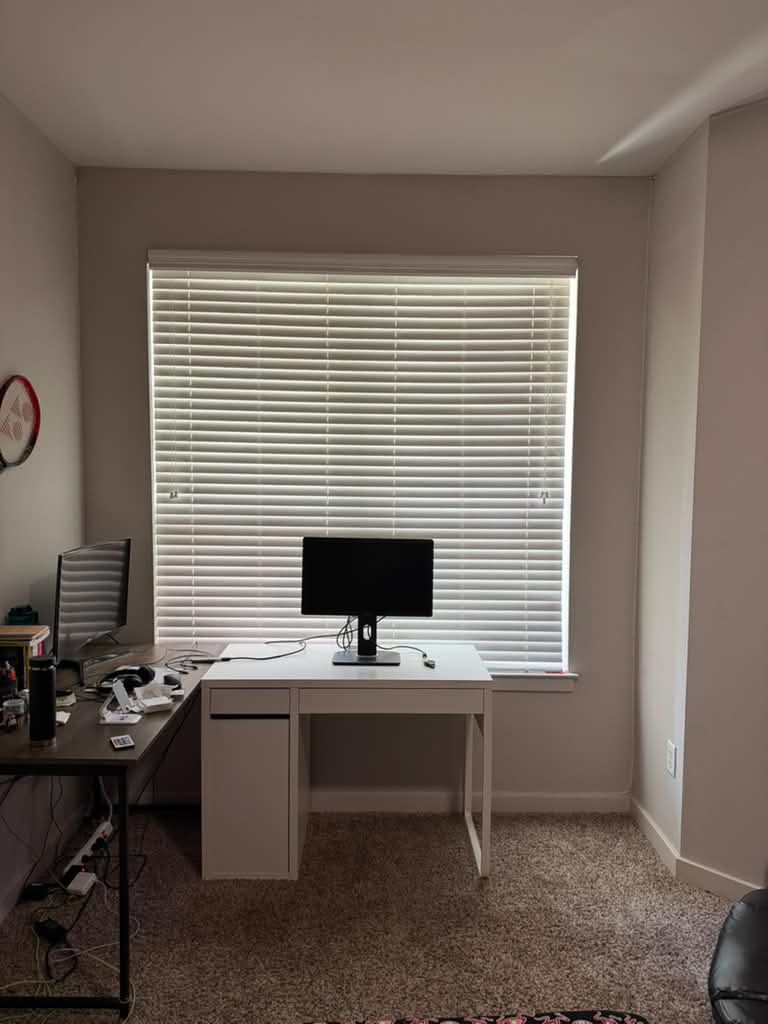
#> input picture module3/sample_images/test_image.jpg, 768 x 1024 px
$ python module3_filtering.py
#> lines starting #> are read from the running program, lines starting #| are printed output that depends on the picture
import cv2
import numpy as np
from pathlib import Path


# ============================================================
# CSc 8830 - Computer Vision
# Module 3 Assignment
#
# Image Blurring:
# Spatial Domain Convolution vs Fourier Domain Multiplication
#
# This file supports:
# 1. Standalone desktop execution
# 2. Import from the existing Streamlit web application
# ============================================================


# ============================================================
# PROJECT PATHS
# ============================================================

BASE_DIR = Path(__file__).resolve().parent

IMAGE_PATH = (
    BASE_DIR
    / "sample_images"
    / "test_image.jpg"
)

OUTPUT_DIR = (
    BASE_DIR
    / "outputs"
)

OUTPUT_DIR.mkdir(
    parents=True,
    exist_ok=True
)


# ============================================================
# CREATE NORMALIZED BOX KERNEL
# ============================================================

def create_box_kernel(kernel_size):
    """
    Create a normalized square box-blur kernel.

    The sum of all kernel values is 1.0.
    """

    kernel = np.ones(
        (
            kernel_size,
            kernel_size
        ),
        dtype=np.float64
    )

    kernel = (
        kernel
        / np.sum(kernel)
    )

    return kernel


# ============================================================
# SPATIAL DOMAIN FILTERING
# ============================================================

def spatial_filter(
    image_data,
    kernel
):
    """
    Apply image blurring directly in the spatial domain.

    For the symmetric box kernel used here,
    cv2.filter2D gives the same result as convolution.
    """

    result = cv2.filter2D(
        image_data,
        ddepth=-1,
        kernel=kernel,
        borderType=cv2.BORDER_CONSTANT
    )

    return result


# ============================================================
# FOURIER DOMAIN FILTERING
# ============================================================

def fourier_filter(
    image_data,
    kernel
):
    """
    Apply equivalent linear convolution in the
    Fourier domain.

    Spatial convolution:
        f(x,y) * h(x,y)

    Fourier equivalent:
        F(u,v) H(u,v)
    """

    image_height, image_width = (
        image_data.shape
    )

    kernel_height, kernel_width = (
        kernel.shape
    )


    # --------------------------------------------------------
    # FULL SIZE FOR LINEAR CONVOLUTION
    # --------------------------------------------------------

    fft_height = (
        image_height
        + kernel_height
        - 1
    )

    fft_width = (
        image_width
        + kernel_width
        - 1
    )


    # --------------------------------------------------------
    # FFT OF IMAGE
    # --------------------------------------------------------

    image_fft = np.fft.fft2(
        image_data,
        s=(
            fft_height,
            fft_width
        )
    )


    # --------------------------------------------------------
    # FFT OF KERNEL
    # --------------------------------------------------------

    kernel_fft = np.fft.fft2(
        kernel,
        s=(
            fft_height,
            fft_width
        )
    )


    # --------------------------------------------------------
    # MULTIPLICATION IN FREQUENCY DOMAIN
    # --------------------------------------------------------

    frequency_product = (
        image_fft
        * kernel_fft
    )


    # --------------------------------------------------------
    # INVERSE FFT
    # --------------------------------------------------------

    full_result = np.fft.ifft2(
        frequency_product
    )

    full_result = np.real(
        full_result
    )


    # --------------------------------------------------------
    # CROP BACK TO ORIGINAL IMAGE SIZE
    # --------------------------------------------------------

    offset_y = (
        kernel_height // 2
    )

    offset_x = (
        kernel_width // 2
    )

    cropped_result = full_result[
        offset_y:
        offset_y + image_height,

        offset_x:
        offset_x + image_width
    ]

    return cropped_result


# ============================================================
# FOURIER MAGNITUDE SPECTRUM
# ============================================================

def get_fourier_spectrum(
    image_data
):
    """
    Compute centered logarithmic Fourier magnitude spectrum.
    """

    fft_result = np.fft.fft2(
        image_data
    )

    shifted = np.fft.fftshift(
        fft_result
    )

    magnitude = np.log1p(
        np.abs(
            shifted
        )
    )

    normalized = cv2.normalize(
        magnitude,
        None,
        0,
        255,
        cv2.NORM_MINMAX
    )

    return normalized.astype(
        np.uint8
    )


# ============================================================
# COMPARE BOTH METHODS
# ============================================================

def compare_methods(
    image_data,
    kernel_size
):
    """
    Compare spatial-domain filtering and
    Fourier-domain filtering.

    Returns results and error metrics.
    """

    kernel = create_box_kernel(
        kernel_size
    )

    spatial_result = spatial_filter(
        image_data,
        kernel
    )

    fourier_result = fourier_filter(
        image_data,
        kernel
    )

    difference = np.abs(
        spatial_result
        - fourier_result
    )

    mae = float(
        np.mean(
            difference
        )
    )

    mse = float(
        np.mean(
            difference ** 2
        )
    )

    max_difference = float(
        np.max(
            difference
        )
    )

    return {
        "kernel_size":
            kernel_size,

        "kernel":
            kernel,

        "spatial":
            spatial_result,

        "fourier":
            fourier_result,

        "difference":
            difference,

        "mae":
            mae,

        "mse":
            mse,

        "max_difference":
            max_difference
    }


# ============================================================
# SAVE OUTPUT IMAGES
# ============================================================

def save_outputs(
    image,
    result
):
    """
    Save the representative Module 3 outputs.
    """

    spatial_uint8 = np.clip(
        result["spatial"],
        0,
        255
    ).astype(
        np.uint8
    )

    fourier_uint8 = np.clip(
        result["fourier"],
        0,
        255
    ).astype(
        np.uint8
    )

    difference = result[
        "difference"
    ]


    # --------------------------------------------------------
    # DIFFERENCE IMAGE
    # --------------------------------------------------------

    difference_threshold = 1e-9

    if (
        np.max(difference)
        > difference_threshold
    ):

        difference_visual = (
            cv2.normalize(
                difference,
                None,
                0,
                255,
                cv2.NORM_MINMAX
            )
            .astype(
                np.uint8
            )
        )

    else:

        difference_visual = (
            np.zeros_like(
                image,
                dtype=np.uint8
            )
        )


    # --------------------------------------------------------
    # FOURIER SPECTRUM
    # --------------------------------------------------------

    spectrum = get_fourier_spectrum(
        image.astype(
            np.float64
        )
    )


    # --------------------------------------------------------
    # SAVE FILES
    # --------------------------------------------------------

    cv2.imwrite(
        str(
            OUTPUT_DIR
            / "original.jpg"
        ),
        image
    )

    cv2.imwrite(
        str(
            OUTPUT_DIR
            / "spatial_blur_15x15.jpg"
        ),
        spatial_uint8
    )

    cv2.imwrite(
        str(
            OUTPUT_DIR
            / "fourier_blur_15x15.jpg"
        ),
        fourier_uint8
    )

    cv2.imwrite(
        str(
            OUTPUT_DIR
            / "difference_15x15.jpg"
        ),
        difference_visual
    )

    cv2.imwrite(
        str(
            OUTPUT_DIR
            / "fourier_spectrum.jpg"
        ),
        spectrum
    )

    return {
        "spatial_uint8":
            spatial_uint8,

        "fourier_uint8":
            fourier_uint8,

        "difference_visual":
            difference_visual,

        "spectrum":
            spectrum
    }


# ============================================================
# STANDALONE DESKTOP DEMO
# ============================================================

def run_desktop_demo():
    """
    Run the complete Module 3 experiment locally.

    This function is not automatically executed
    when imported by Streamlit.
    """

    # --------------------------------------------------------
    # LOAD IMAGE
    # --------------------------------------------------------

    image = cv2.imread(
        str(IMAGE_PATH),
        cv2.IMREAD_GRAYSCALE
    )

    if image is None:
        raise FileNotFoundError(
            f"Could not load image: {IMAGE_PATH}"
        )

    image_float = image.astype(
        np.float64
    )

    print(
        "\nImage loaded successfully."
    )

    print(
        "Image path:",
        IMAGE_PATH
    )

    print(
        "Image shape:",
        image.shape
    )
#| Image shape: (1024, 768)


    # ========================================================
    # MULTI-KERNEL VALIDATION
    # ========================================================

    kernel_sizes = [
        3,
        5,
        9,
        15,
        25
    ]

    print(
        "\n=============================================="
    )

    print(
        "MULTI-KERNEL SPATIAL vs FOURIER VALIDATION"
    )

    print(
        "=============================================="
    )

    print(
        f"{'Kernel':<12}"
        f"{'MAE':<20}"
        f"{'MSE':<20}"
        f"{'Max Difference':<20}"
    )

    print(
        "-" * 72
    )

    representative_result = None


    for kernel_size in kernel_sizes:

        result = compare_methods(
            image_float,
            kernel_size
        )

        print(
            f"{kernel_size}x{kernel_size:<8}"
            f"{result['mae']:<20.12f}"
            f"{result['mse']:<20.12f}"
            f"{result['max_difference']:<20.12f}"
        )

        if kernel_size == 15:

            representative_result = (
                result
            )
#> this loop made 5 passes
#> (mae in compare_methods, mse in compare_methods, max_difference in compare_methods) on passes 1 to 5: (2.8e-14, 1.31e-27, 1.99e-13), (5.72e-14, 5.48e-27, 4.26e-13), (3.88e-14, 2.44e-27, 2.84e-13), (4.24e-14, 2.91e-27, 2.84e-13), (3.86e-14, 2.48e-27, 3.13e-13)
#> (printed output is left out)
#> pass 1, in compare_methods, `difference = np.abs( spatial_result - fourier_result )`:
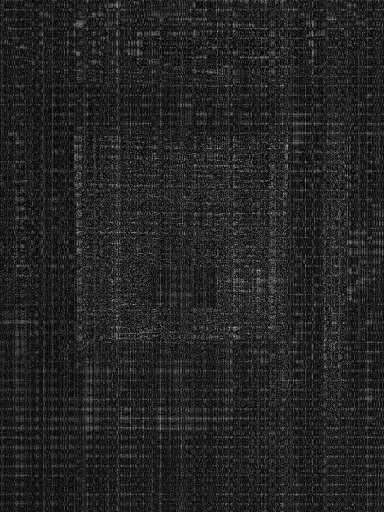
#> difference: shape (1024, 768) float64 (shown at 1/2 size); min 0, max 1.99e-13, mean 2.8e-14; drawn with min black and max white


    print(
        "\nMulti-kernel validation completed."
    )


    # ========================================================
    # SAVE 15x15 REPRESENTATIVE OUTPUT
    # ========================================================

    saved = save_outputs(
        image,
        representative_result
    )
#> in save_outputs, `spatial_uint8 = np.clip( result["spatial"], 0, 255 ).astype( np.uint8 )`:
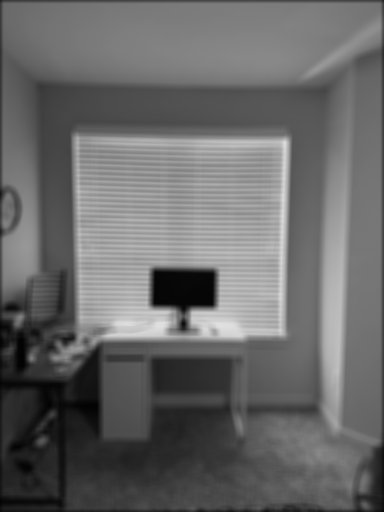
#> spatial_uint8: shape (1024, 768) (shown at 1/2 size); min 2, max 225, mean 104.3
#> in save_outputs, `difference = result[ "difference" ]`:
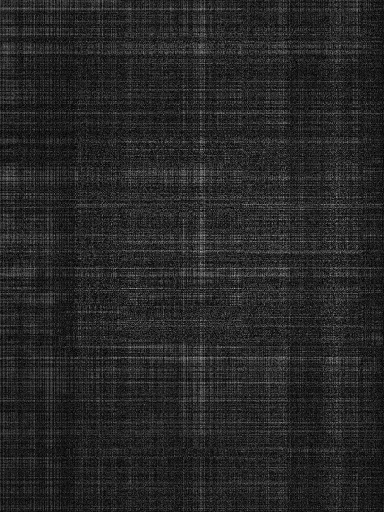
#> difference: shape (1024, 768) float64 (shown at 1/2 size); min 0, max 2.84e-13, mean 4.24e-14; drawn with min black and max white
#> in get_fourier_spectrum, `magnitude = np.log1p( np.abs( shifted ) )`:
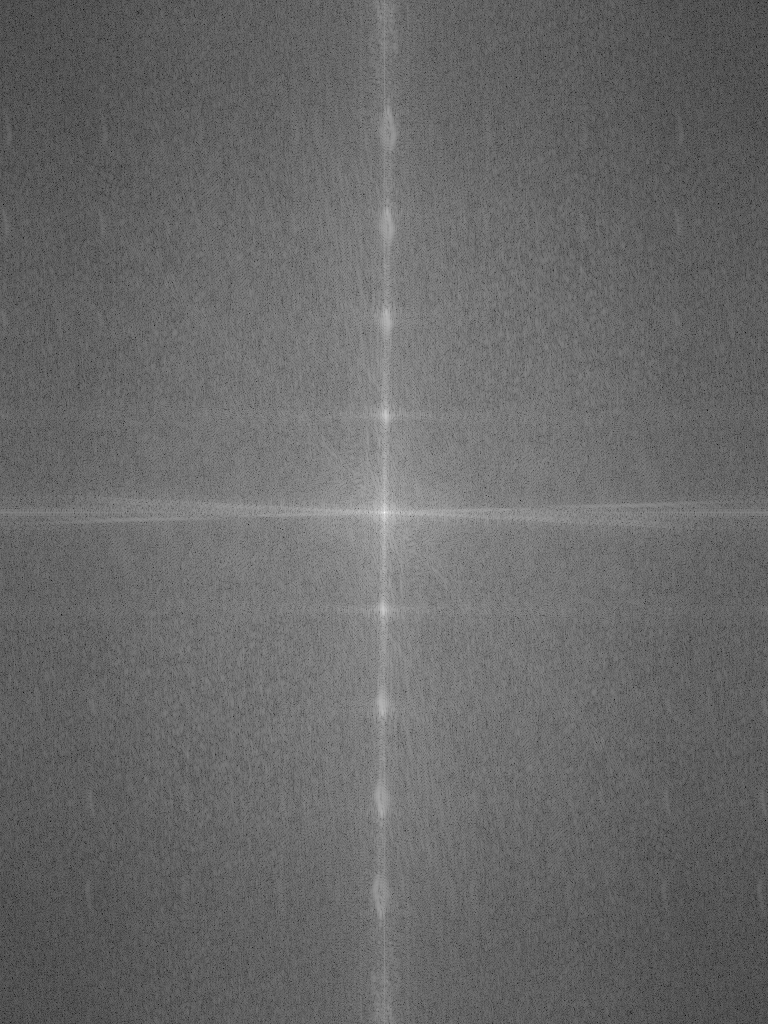
#> magnitude: shape (1024, 768) float64; min 0.643, max 18.23, mean 7.89; drawn with min black and max white
#> saved = 4 items

    print(
        "\nSaved output files:"
    )

    print(
        "1. original.jpg"
    )

    print(
        "2. spatial_blur_15x15.jpg"
    )

    print(
        "3. fourier_blur_15x15.jpg"
    )

    print(
        "4. difference_15x15.jpg"
    )

    print(
        "5. fourier_spectrum.jpg"
    )


    # ========================================================
    # DISPLAY RESULTS
    # ========================================================

    cv2.imshow(
        "Original Image",
        image
    )

    cv2.imshow(
        "Spatial Domain Blur - 15x15",
        saved[
            "spatial_uint8"
        ]
    )

    cv2.imshow(
        "Fourier Domain Blur - 15x15",
        saved[
            "fourier_uint8"
        ]
    )

    cv2.imshow(
        "Difference - Spatial vs Fourier",
        saved[
            "difference_visual"
        ]
    )

    cv2.imshow(
        "Fourier Magnitude Spectrum",
        saved[
            "spectrum"
        ]
    )

    print(
        "\nPress any key inside an image window to close."
    )

    cv2.waitKey(0)

    cv2.destroyAllWindows()


# ============================================================
# RUN ONLY WHEN EXECUTED DIRECTLY
# ============================================================

if __name__ == "__main__":

    run_desktop_demo()

$ run again, with calibration_images/10.jpeg copied over module3/sample_images/test_image.jpg
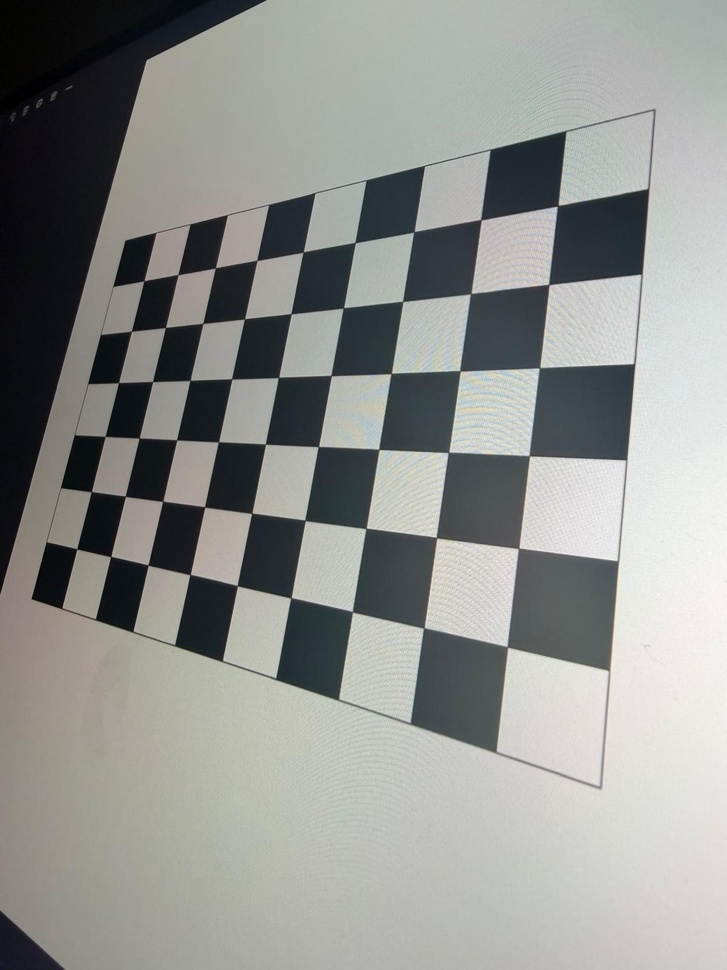
#> input picture calibration_images/10.jpeg, 727 x 970 px, shrunk from 1200 x 1600 before the run
#| Image shape: (970, 727)
#> the loop in run_desktop_demo, `for kernel_size in kernel_sizes: ` made 5 passes
#> (mae in compare_methods, mse in compare_methods, max_difference in compare_methods) on passes 1 to 5: (2.91e-14, 1.4e-27, 1.99e-13), (6.58e-14, 7.01e-27, 4.55e-13), (5.83e-14, 5.57e-27, 4.26e-13), (4.54e-14, 3.4e-27, 3.13e-13), (6.47e-14, 6.61e-27, 3.98e-13)
#> (printed output is left out)
#> pass 1, in compare_methods, `difference = np.abs( spatial_result - fourier_result )`:
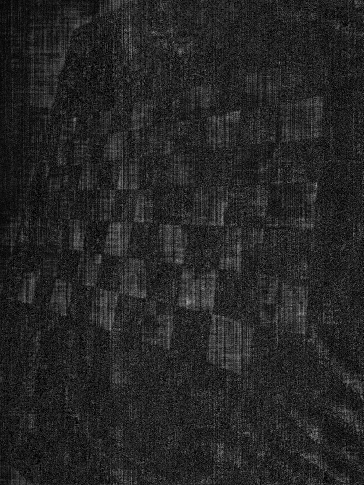
#> difference: shape (970, 727) float64 (shown at 1/2 size); min 0, max 1.99e-13, mean 2.91e-14; drawn with min black and max white
#> in get_fourier_spectrum, `magnitude = np.log1p( np.abs( shifted ) )`:
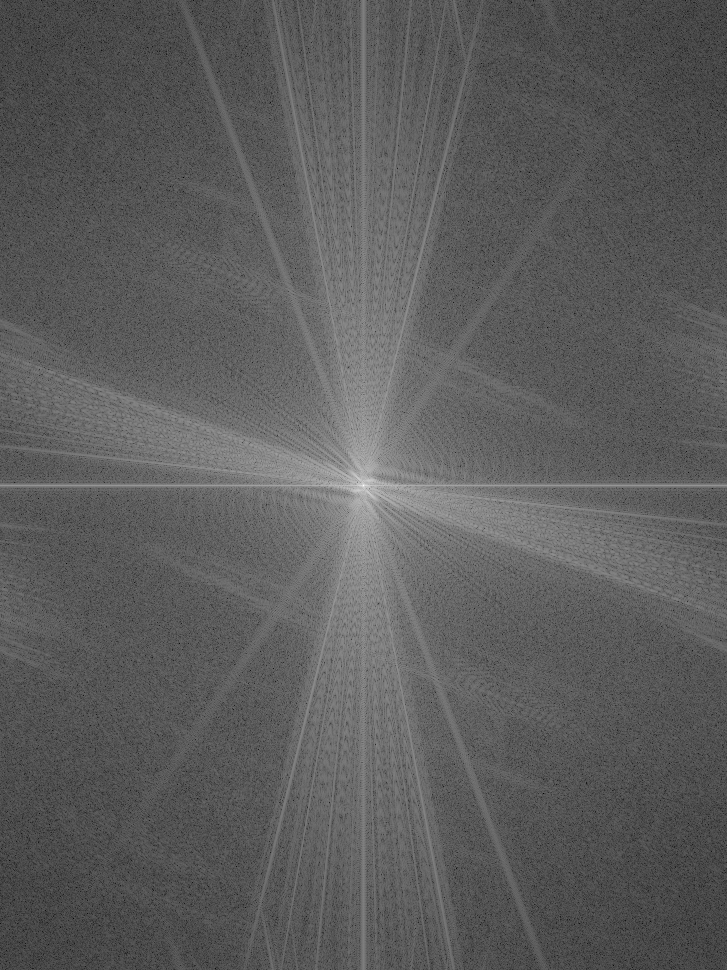
#> magnitude: shape (970, 727) float64; min 1.44, max 18.45, mean 7.64; drawn with min black and max white
#> saved = 4 items
